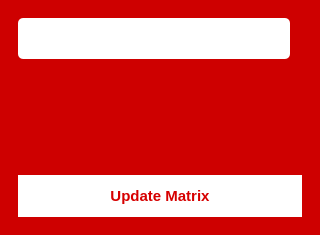
<?xml version="1.0" encoding="UTF-8"?>
<ui version="4.0">
 <class>MainWindow</class>
 <widget class="QMainWindow" name="MainWindow">
  <property name="geometry">
   <rect>
    <x>0</x>
    <y>0</y>
    <width>320</width>
    <height>235</height>
   </rect>
  </property>
  <property name="windowTitle">
   <string>Matrix Input</string>
  </property>
  <property name="styleSheet">
   <string notr="true">background-color: rgb(206, 0, 0);</string>
  </property>
  <widget class="QWidget" name="centralwidget">
   <layout class="QVBoxLayout" name="verticalLayout">
    <item>
     <widget class="QFrame" name="frame">
      <property name="frameShape">
       <enum>QFrame::NoFrame</enum>
      </property>
      <property name="frameShadow">
       <enum>QFrame::Raised</enum>
      </property>
      <layout class="QGridLayout" name="gridLayout">
       <item row="0" column="0">
        <widget class="QLineEdit" name="d11">
         <property name="styleSheet">
          <string notr="true">background-color: white; color: rgb(143, 0, 0); border-radius: 5px; padding: 10px; font-size: 16px; font-family: &quot;SF Pro Display&quot;; font-weight: bold;</string>
         </property>
         <property name="alignment">
          <set>Qt::AlignCenter</set>
         </property>
        </widget>
       </item>
       <item row="1" column="0" colspan="3">
        <spacer name="verticalSpacer">
         <property name="orientation">
          <enum>Qt::Vertical</enum>
         </property>
         <property name="sizeHint" stdset="0">
          <size>
           <width>20</width>
           <height>20</height>
          </size>
         </property>
        </spacer>
       </item>
       <item row="2" column="0" colspan="3">
        <widget class="QPushButton" name="updateD">
         <property name="cursor">
          <cursorShape>PointingHandCursor</cursorShape>
         </property>
         <property name="styleSheet">
          <string notr="true">
QPushButton {
    background-color: rgb(255, 255, 255);
    border-radius: 25px;
    color: rgb(214, 0, 0);
    font-size: 15px;
    padding: 12px;
    font-family: &quot;SF Pro Display&quot;;
    font-weight: bold;
}
QPushButton:hover {
    background-color: rgb(235, 235, 235);
}
QPushButton:pressed {
    background-color: rgb(200, 200, 200);
}
          </string>
         </property>
         <property name="text">
          <string>Update Matrix</string>
         </property>
        </widget>
       </item>
      </layout>
     </widget>
    </item>
   </layout>
  </widget>
 </widget>
 <resources/>
 <connections/>
</ui>
